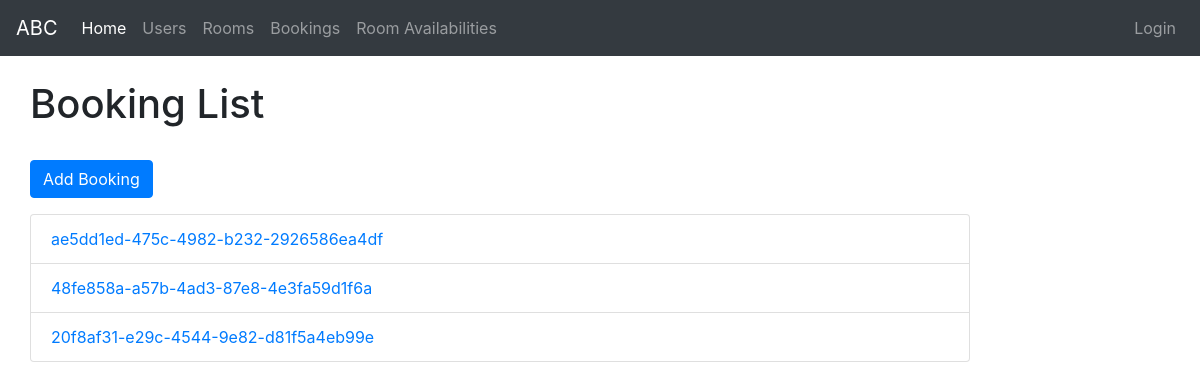
Screenshot of /roombooking/bookings/ with the database file from the repository.
### roombooking/models.py (models this page shows, shortened)
class Booking(models.Model):
    id = models.UUIDField(primary_key=True, default=uuid.uuid4,
                          help_text="Unique ID for this booking")
    startdate = models.DateField()
    enddate = models.DateField()
    room = models.ForeignKey(Room, on_delete=models.CASCADE)
    organizer = models.ForeignKey(User, on_delete=models.CASCADE)
    dateadded = models.DateTimeField(auto_now_add=True)

### roombooking/views.py (the view)
# urls.py: path('bookings/', views.BookingListView.as_view(), name='bookings'),
class BookingListView(generic.ListView):
    model = Booking

### roombooking/templates/roombooking/booking_list.html
{% extends "base_generic.html" %}
{% block content %}
<div class="container">
  <h1>Booking List</h1>
  <br>
  <a href="{% url 'room-create' %}"><button class="btn btn-primary mb-3">Add Booking</button></a>
  {% if booking_list %}
  <ul class="list-group">
    {% for booking in booking_list %}
      <li class="list-group-item">
        <a href="">{{ booking.id }}</a>
      </li>
    {% endfor %}
  </ul>
  {% else %}
    <p>There are no bookings in the library.</p>
  {% endif %}
</div>
{% endblock %}

### rows the page displays
Booking: id "ae5dd1ed-475c-4982-b232-2926586ea4df"
Booking: id "48fe858a-a57b-4ad3-87e8-4e3fa59d1f6a"
Booking: id "20f8af31-e29c-4544-9e82-d81f5a4eb99e"
